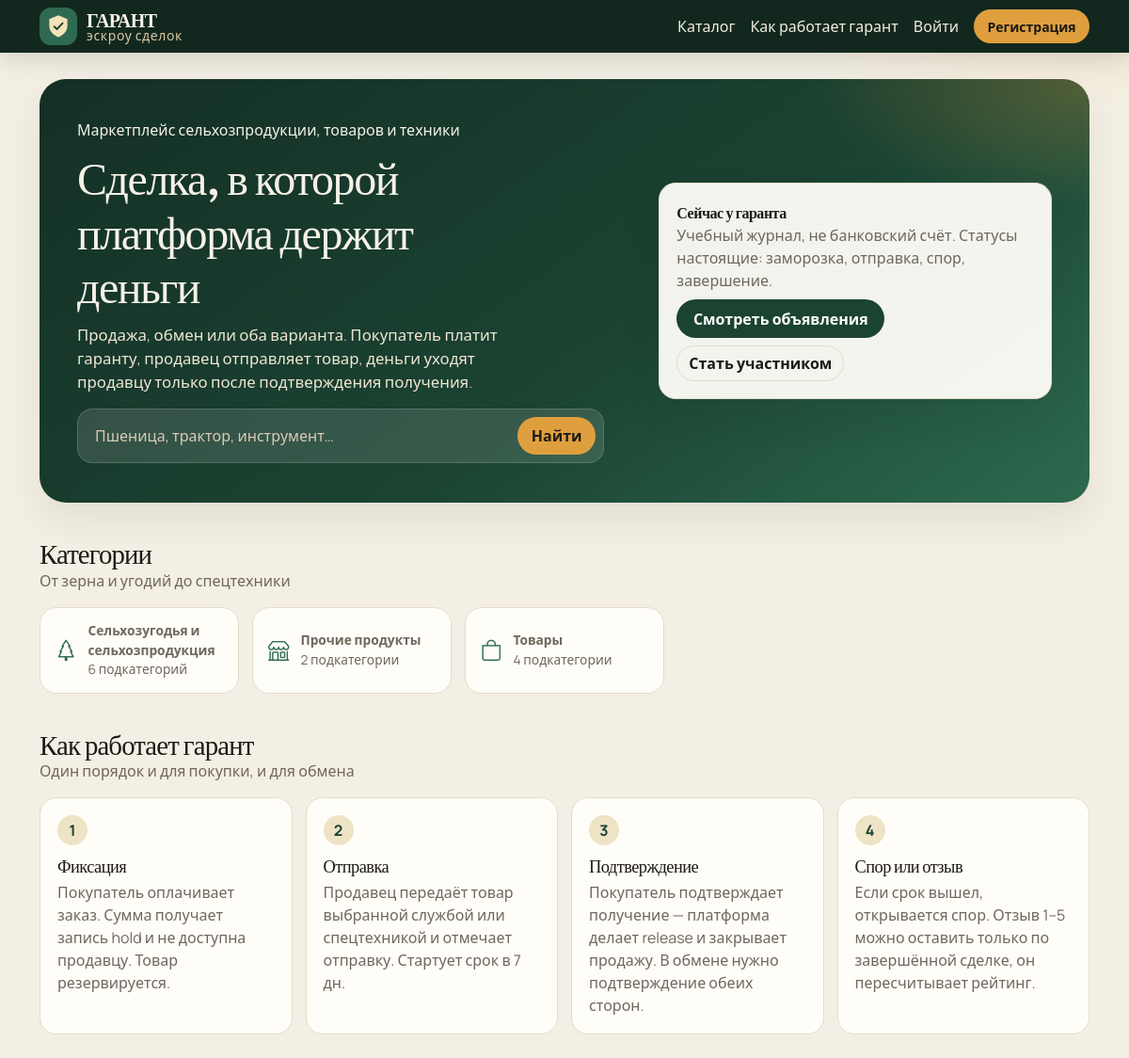
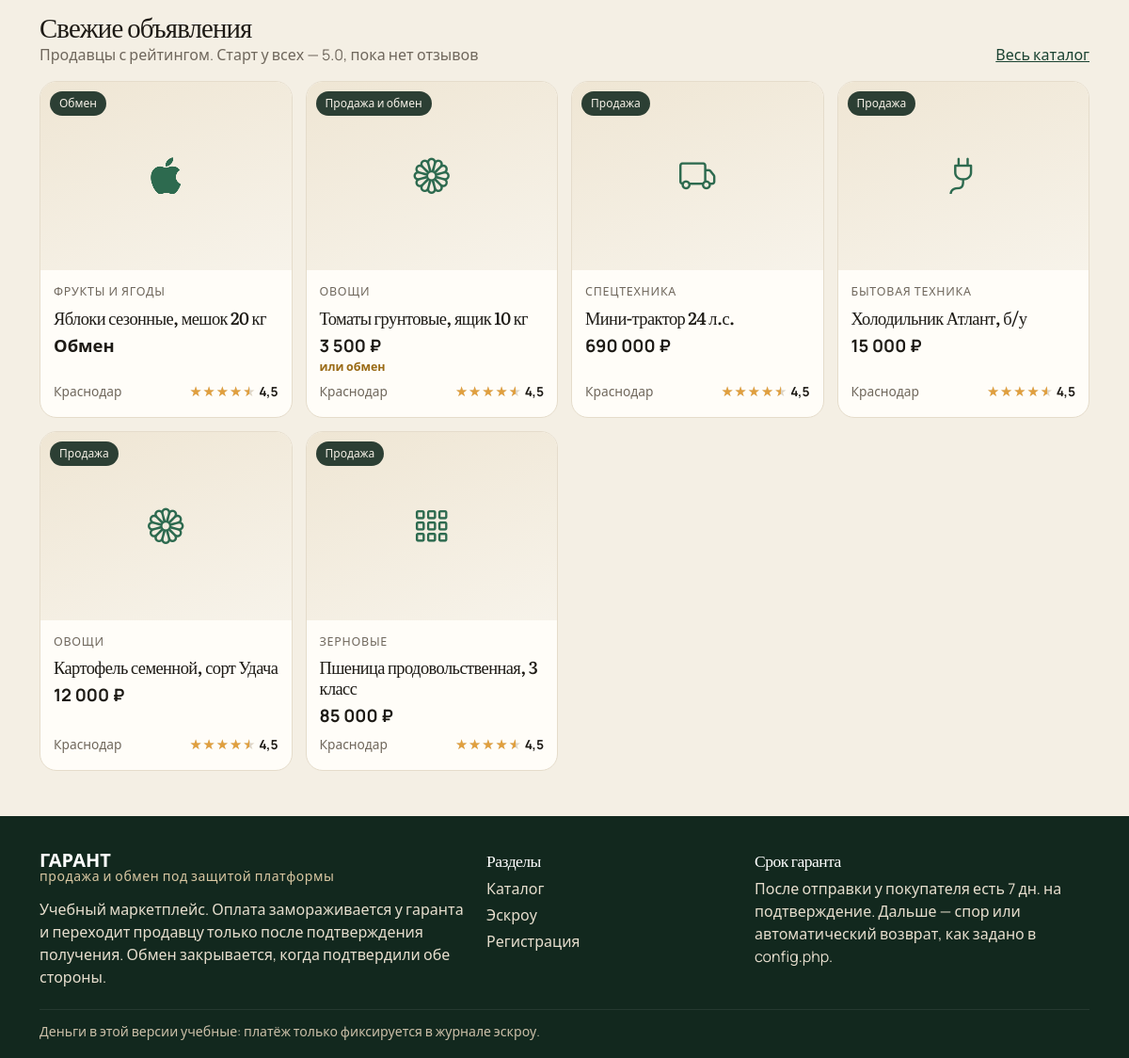
The page / on the database its author committed (2 pictures, top to bottom).
### tables this page shows
CREATE TABLE categories (
  id INT UNSIGNED AUTO_INCREMENT PRIMARY KEY,
  parent_id INT UNSIGNED DEFAULT NULL,
  name VARCHAR(160) NOT NULL,
  slug VARCHAR(160) NOT NULL,
  sort_order INT NOT NULL DEFAULT 0,
  UNIQUE KEY uq_categories_slug (slug),
  CONSTRAINT fk_categories_parent FOREIGN KEY (parent_id) REFERENCES categories (id) ON DELETE RESTRICT
);

CREATE TABLE products (
  id INT UNSIGNED AUTO_INCREMENT PRIMARY KEY,
  user_id INT UNSIGNED NOT NULL,
  category_id INT UNSIGNED NOT NULL,
  title VARCHAR(200) NOT NULL,
  description TEXT NOT NULL,
  price DECIMAL(12,2) DEFAULT NULL,
  deal_type ENUM('sale', 'exchange', 'both') NOT NULL DEFAULT 'sale',
  exchange_for VARCHAR(255) DEFAULT NULL,
  quantity INT UNSIGNED NOT NULL DEFAULT 1,
  city VARCHAR(120) DEFAULT NULL,
  status ENUM('active', 'hidden', 'sold') NOT NULL DEFAULT 'active',
  created_at DATETIME NOT NULL DEFAULT CURRENT_TIMESTAMP,
  updated_at DATETIME NOT NULL DEFAULT CURRENT_TIMESTAMP ON UPDATE CURRENT_TIMESTAMP,
  KEY idx_products_catalog (status, category_id, deal_type),
  KEY idx_products_user (user_id),
  CONSTRAINT fk_products_user FOREIGN KEY (user_id) REFERENCES users (id),
  CONSTRAINT fk_products_category FOREIGN KEY (category_id) REFERENCES categories (id)
);

CREATE TABLE users (
  id INT UNSIGNED AUTO_INCREMENT PRIMARY KEY,
  email VARCHAR(190) NOT NULL,
  password_hash VARCHAR(255) NOT NULL,
  name VARCHAR(120) NOT NULL,
  phone VARCHAR(30) DEFAULT NULL,
  city VARCHAR(120) DEFAULT NULL,
  about TEXT,
  role ENUM('user', 'admin') NOT NULL DEFAULT 'user',
  seller_rating DECIMAL(3,2) NOT NULL DEFAULT 5.00,
  buyer_rating DECIMAL(3,2) NOT NULL DEFAULT 5.00,
  seller_reviews_count INT UNSIGNED NOT NULL DEFAULT 0,
  buyer_reviews_count INT UNSIGNED NOT NULL DEFAULT 0,
  twofa_enabled TINYINT(1) NOT NULL DEFAULT 0,
  twofa_code_hash VARCHAR(255) DEFAULT NULL,
  twofa_expires_at DATETIME DEFAULT NULL,
  card_last4 CHAR(4) DEFAULT NULL,
  card_brand VARCHAR(20) DEFAULT NULL,
  card_holder VARCHAR(120) DEFAULT NULL,
  card_exp CHAR(5) DEFAULT NULL,
  is_blocked TINYINT(1) NOT NULL DEFAULT 0,
  created_at DATETIME NOT NULL DEFAULT CURRENT_TIMESTAMP,
  UNIQUE KEY uq_users_email (email)
);

### includes/escrow.php (called while the page is built, shortened)
<?php
function escrow_process_timeouts(): int
{
    $days = max(1, (int) ESCROW_DAYS);
    $rows = query_all(
        "SELECT id FROM deals
         WHERE (status IN ('shipped', 'confirmed') AND escrow_deadline IS NOT NULL AND escrow_deadline < NOW())
            OR (status = 'paid' AND created_at < DATE_SUB(NOW(), INTERVAL {$days} DAY))"
    );
    $processed = 0;
    return $processed;
}

### includes/db.php (called while the page is built, shortened)
<?php
function db(): PDO
{
    static $pdo = null;
    if ($pdo instanceof PDO) {
        return $pdo;
    }
    $dsn = 'mysql:host=' . DB_HOST . ';port=' . DB_PORT . ';dbname=' . DB_NAME . ';charset=' . DB_CHARSET;
    try {
        $pdo = new PDO($dsn, DB_USER, DB_PASS, [
            PDO::ATTR_ERRMODE => PDO::ERRMODE_EXCEPTION,
            PDO::ATTR_DEFAULT_FETCH_MODE => PDO::FETCH_ASSOC,
            PDO::ATTR_EMULATE_PREPARES => false,
        ]);
    } catch (PDOException $e) {
        app_log('DB: ' . $e->getMessage());
        http_response_code(500);
        echo '<!doctype html><meta charset="utf-8"><title>ГАРАНТ — нет базы</title>';
        echo '<div style="font-family:Segoe UI,sans-serif;max-width:640px;margin:48px auto;line-height:1.5">';
        echo '<h1>Нет подключения к MySQL</h1>';
        echo '<p>Импортируйте <code>sql/schema.sql</code> и проверьте хост, имя базы, логин и пароль в <code>config.php</code>.</p>';
        if (APP_DEBUG) {
            echo '<pre>' . e($e->getMessage()) . '</pre>';
        }
        echo '</div>';
        exit;
    }
    return $pdo;
}
function query_all(string $sql, array $params = []): array
{
    $stmt = db()->prepare($sql);
    $stmt->execute($params);
    return $stmt->fetchAll();
}

### includes/init.php (called while the page is built, shortened)
<?php
require_once __DIR__ . '/functions.php';
require_once __DIR__ . '/db.php';
require_once __DIR__ . '/escrow.php';
escrow_process_timeouts();

### templates/product-card.php (the view, shortened to what this page needs)
<?php
$slug = (string) ($product['category_slug'] ?? '');
$image = (string) ($product['image'] ?? '');
$dealType = (string) $product['deal_type'];
?>
<a class="pcard" href="<?= e(url('product.php?id=' . (int) $product['id'])) ?>">
    <div class="pcard-media">
        <?php if ($image !== ''): ?>
            <img src="<?= e(url('uploads/' . $image)) ?>" alt="">
        <?php else: ?>
            <div class="pcard-ph"><i class="bi <?= e(category_icon($slug)) ?>"></i></div>
        <?php endif; ?>
        <span class="deal-pill"><?= e(deal_type_label($dealType)) ?></span>
    </div>
    <div class="pcard-body">
        <div class="pcard-cat"><?= e($product['category_name'] ?? '') ?></div>
        <h3><?= e($product['title']) ?></h3>
        <div class="pcard-price">
            <?php if ($dealType === 'exchange'): ?>
                Обмен
            <?php else: ?>
                <?= e(money($product['price'])) ?>
                <?php if ($dealType === 'both'): ?><small>или обмен</small><?php endif; ?>
            <?php endif; ?>
        </div>
        <div class="pcard-meta">
            <span><?= e($product['city'] ?: 'Город не указан') ?></span>
            <span class="pcard-rating"><?= stars($product['seller_rating'] ?? 5) ?></span>
        </div>
    </div>
</a>

### index.php (shortened to what this page needs)
<?php
require_once __DIR__ . '/includes/init.php';
$parents = category_children_map()[0] ?? [];
$children = category_children_map();
$latest = query_all(
    "SELECT p.*, u.seller_rating, c.name AS category_name, c.slug AS category_slug,
            (SELECT path FROM product_images i WHERE i.product_id = p.id ORDER BY i.is_main DESC, i.id ASC LIMIT 1) AS image
     FROM products p
     JOIN users u ON u.id = p.user_id
     JOIN categories c ON c.id = p.category_id
     WHERE p.status = 'active' AND u.is_blocked = 0
     ORDER BY p.created_at DESC
     LIMIT 6"
);
require __DIR__ . '/templates/header.php';
?>
<div class="container">
    <section class="hero">
        <div class="row align-items-center g-4">
            <div class="col-lg-7">
                <p class="mb-2">Маркетплейс сельхозпродукции, товаров и техники</p>
                <h1>Сделка, в которой платформа держит деньги</h1>
                <p class="lead">Продажа, обмен или оба варианта. Покупатель платит гаранту, продавец отправляет товар, деньги уходят продавцу только после подтверждения получения.</p>
                <form class="hero-search" method="get" action="<?= e(url('catalog.php')) ?>">
                    <input type="search" name="q" placeholder="Пшеница, трактор, инструмент…" aria-label="Поиск">
                    <button class="btn btn-amber" type="submit">Найти</button>
                </form>
            </div>
            <div class="col-lg-5">
                <div class="panel" style="background: rgba(255,253,248,.95); color: var(--ink);">
                    <strong class="serif">Сейчас у гаранта</strong>
                    <p class="muted mb-2">Учебный журнал, не банковский счёт. Статусы настоящие: заморозка, отправка, спор, завершение.</p>
                    <div class="d-flex gap-2 flex-wrap">
                        <a class="btn btn-garant" href="<?= e(url('catalog.php')) ?>">Смотреть объявления</a>
                        <a class="btn btn-line" href="<?= e(url('register.php')) ?>">Стать участником</a>
                    </div>
                </div>
            </div>
        </div>
    </section>
    <div class="section-head">
        <div>
            <h2>Категории</h2>
            <p>От зерна и угодий до спецтехники</p>
        </div>
    </div>
    <div class="cat-grid">
        <?php foreach ($parents as $parent): ?>
            <?php $kids = $children[(int) $parent['id']] ?? []; ?>
            <a class="cat-tile" href="<?= e(url('catalog.php?category=' . (int) $parent['id'])) ?>">
                <i class="bi <?= e(category_icon((string) $parent['slug'])) ?>"></i>
                <span>
                    <strong><?= e($parent['name']) ?></strong>
                    <span><?= count($kids) ?> <?= e(count($kids) % 10 === 1 && count($kids) % 100 !== 11 ? 'подкатегория' : (in_array(count($kids) % 10, [2, 3, 4], true) && !in_array(count($kids) % 100, [12, 13, 14], true) ? 'подкатегории' : 'подкатегорий')) ?></span>
                </span>
            </a>
        <?php endforeach; ?>
    </div>
    <div class="section-head" id="escrow">
        <div>
            <h2>Как работает гарант</h2>
            <p>Один порядок и для покупки, и для обмена</p>
        </div>
    </div>
    <div class="step-grid">
        <article class="step"><b>1</b><h3>Фиксация</h3><p>Покупатель оплачивает заказ. Сумма получает запись hold и не доступна продавцу. Товар резервируется.</p></article>
        <article class="step"><b>2</b><h3>Отправка</h3><p>Продавец передаёт товар выбранной службой или спецтехникой и отмечает отправку. Стартует срок в <?= (int) ESCROW_DAYS ?> дн.</p></article>
        <article class="step"><b>3</b><h3>Подтверждение</h3><p>Покупатель подтверждает получение — платформа делает release и закрывает продажу. В обмене нужно подтверждение обеих сторон.</p></article>
        <article class="step"><b>4</b><h3>Спор или отзыв</h3><p>Если срок вышел, открывается спор. Отзыв 1–5 можно оставить только по завершённой сделке, он пересчитывает рейтинг.</p></article>
    </div>
    <div class="section-head">
        <div>
            <h2>Свежие объявления</h2>
            <p>Продавцы с рейтингом. Старт у всех — 5.0, пока нет отзывов</p>
        </div>
        <a href="<?= e(url('catalog.php')) ?>">Весь каталог</a>
    </div>
    <div class="pcard-grid">
        <?php foreach ($latest as $product): ?>
            <?php render_product_card($product); ?>
        <?php endforeach; ?>
    </div>
</div>
<?php require __DIR__ . '/templates/footer.php'; ?>

### includes/functions.php (shortened to what this page needs)
<?php
function root_dir(): string
{
    return dirname(__DIR__);
}
function e(mixed $value): string
{
    return htmlspecialchars((string) $value, ENT_QUOTES | ENT_SUBSTITUTE, 'UTF-8');
}
function base_path(): string
{
    static $base = null;
    if ($base !== null) {
        return $base;
    }
    $script = str_replace('\\', '/', $_SERVER['SCRIPT_NAME'] ?? '');
    $dir = str_replace('\\', '/', dirname($script));
    if ($dir === '/' || $dir === '.' || $dir === '') {
        return $base = '';
    }
    return $base = rtrim($dir, '/');
}
function url(string $path = ''): string
{
    $path = ltrim($path, '/');
    $base = base_path();
    return ($base === '' ? '' : $base) . '/' . $path;
}
function money(mixed $value): string
{
    $number = (float) $value;
    $decimals = abs($number - round($number)) < 0.001 ? 0 : 2;
    return number_format($number, $decimals, ',', ' ') . ' ₽';
}
function stars(mixed $rating): string
{
    $value = (float) $rating;
    $percent = max(0, min(100, $value / 5 * 100));
    $label = number_format($value, 1, ',', '');
    return '<span class="stars" style="--p:' . e((string) round($percent, 2)) . '%" title="Оценка ' . e($label) . '">'
        . '<span class="stars-base">★★★★★</span><span class="stars-fill">★★★★★</span></span> '
        . '<span class="rating-num">' . e($label) . '</span>';
}
function deal_type_label(string $type): string
{
    return match ($type) {
        'sale' => 'Продажа',
        'exchange' => 'Обмен',
        'both' => 'Продажа и обмен',
        default => $type,
    };
}
function category_icon(string $slug): string
{
    return match ($slug) {
        'zernovye' => 'bi-grid-3x3-gap',
        'ovoshchi' => 'bi-flower1',
        'frukty' => 'bi-apple',
        'molochka' => 'bi-droplet',
        'med' => 'bi-droplet-half',
        'ugodia' => 'bi-map',
        'bakaleya' => 'bi-basket',
        'konservy' => 'bi-archive',
        'tehnika' => 'bi-plug',
        'instrumenty' => 'bi-tools',
        'spectehnika' => 'bi-truck',
        'stroymaterialy' => 'bi-bricks',
        'selhoz' => 'bi-tree',
        'prochie' => 'bi-shop',
        'tovary' => 'bi-bag',
        default => 'bi-box-seam',
    };
}
function categories_all(): array
{
    static $rows = null;
    if ($rows === null) {
        $rows = query_all('SELECT * FROM categories ORDER BY sort_order, name');
    }
    return $rows;
}
function category_children_map(): array
{
    $map = [];
    foreach (categories_all() as $category) {
        $parent = $category['parent_id'] === null ? 0 : (int) $category['parent_id'];
        $map[$parent][] = $category;
    }
    return $map;
}
function render_product_card(array $product): void
{
    include root_dir() . '/templates/product-card.php';
}

### rows shown on the page
categories: name "Сельхозугодья и сельхозпродукция", id "6", id "подкатегорий"
categories: name "Прочие продукты", id "2", id "подкатегории"
categories: name "Товары", id "4", id "подкатегории"
products: deal_type "Обмен", category.name "ФРУКТЫ И ЯГОДЫ", title "Яблоки сезонные, мешок 20 кг", city "Краснодар", user.seller_rating "4,5"
products: deal_type "Продажа и обмен", category.name "ОВОЩИ", title "Томаты грунтовые, ящик 10 кг", price "3 500 ₽", shows "или обмен", city "Краснодар", user.seller_rating "4,5"
products: deal_type "Продажа", category.name "СПЕЦТЕХНИКА", title "Мини-трактор 24 л.с.", price "690 000 ₽", city "Краснодар", user.seller_rating "4,5"
products: deal_type "Продажа", category.name "БЫТОВАЯ ТЕХНИКА", title "Холодильник Атлант, б/у", price "15 000 ₽", city "Краснодар", user.seller_rating "4,5"
products: deal_type "Продажа", category.name "ОВОЩИ", title "Картофель семенной, сорт Удача", price "12 000 ₽", city "Краснодар", user.seller_rating "4,5"
products: deal_type "Продажа", category.name "ЗЕРНОВЫЕ", title "Пшеница продовольственная, 3 класс", price "85 000 ₽", city "Краснодар", user.seller_rating "4,5"

### other values the page prints
ESCROW_DAYS "7"
